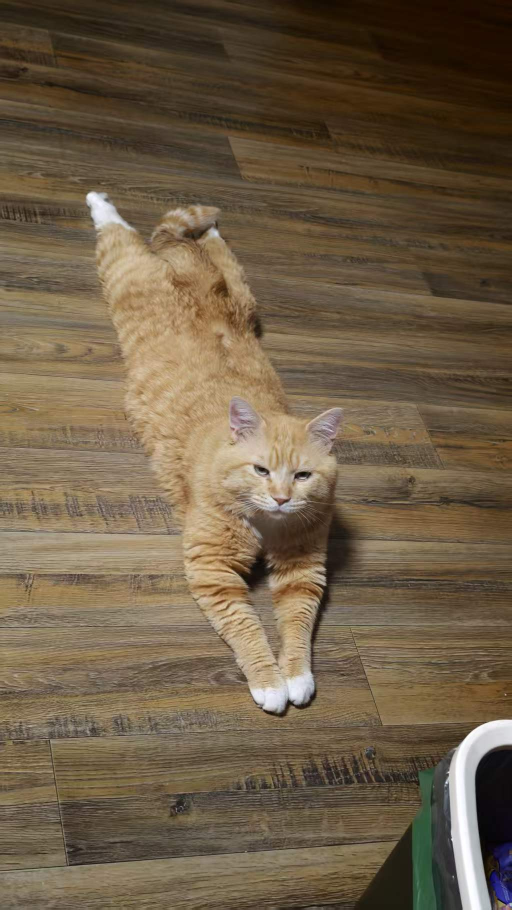
#> input picture data/example/001-src.jpg, 1024 x 1820 px (shown at 1/2 size); its folder holds only this picture in this run
$ python -i segmentation.py   (imports and definitions only)
#> lines starting #> are read from the running program, lines starting #| are printed output that depends on the picture; after the words box and inside, x2 and y2 are one past the last pixel; in counts of white or black regions, pixels touching at a corner belong together
from __future__ import annotations

import threading
from dataclasses import dataclass

import cv2
import numpy as np

from python_backend.algorithms.errors import AlgorithmProcessingError

from .params import CvNativeParams

_KMEANS_LOCK = threading.Lock()


@dataclass(frozen=True, slots=True)
class SegmentationResult:
    mask: np.ndarray
    confidence: float


@dataclass(frozen=True, slots=True)
class _ColorPrior:
    trimap: np.ndarray
    foreground_core: np.ndarray
    background_distance: np.ndarray
    border_cleanup_threshold: float
    protect_core_during_cleanup: bool


# [105 lines left out: functions segment_foreground, _alpha_trimap, not called in this run]


def _color_prior(image: np.ndarray) -> _ColorPrior:
    height, width = image.shape[:2]
    trimap = np.full((height, width), cv2.GC_PR_FGD, dtype=np.uint8)
    border_size = max(2, round(min(height, width) * 0.06))
    border_mask = np.zeros((height, width), dtype=np.uint8)
    border_mask[:border_size, :] = 1
    border_mask[-border_size:, :] = 1
    border_mask[:, :border_size] = 1
    border_mask[:, -border_size:] = 1

    lab = cv2.cvtColor(image, cv2.COLOR_BGR2LAB).astype(np.float32)
    border_colors = lab[border_mask > 0]
    centers = _deterministic_color_centers(border_colors, maximum_centers=8)
    distance = _nearest_color_distance(lab, centers)
    border_distance = distance[border_mask > 0]
    likely_threshold = float(np.clip(np.percentile(border_distance, 90) + 1.0, 8.0, 12.0))
    foreground_threshold = float(np.clip(np.percentile(border_distance, 95) + 14.0, 24.0, 28.0))
    cleanup_threshold = min(20.0, foreground_threshold - 8.0)

    # A border can contain the subject. Only border pixels explained by the learned
    # border color clusters are background samples; the rest stay uncertain.
    trimap[(border_mask > 0) & (distance <= likely_threshold)] = cv2.GC_PR_BGD
    corner_size = max(2, round(min(height, width) * 0.035))
    corner_mask = np.zeros_like(border_mask)
    corner_mask[:corner_size, :corner_size] = 1
    corner_mask[:corner_size, -corner_size:] = 1
    corner_mask[-corner_size:, :corner_size] = 1
    corner_mask[-corner_size:, -corner_size:] = 1
    trimap[(corner_mask > 0) & (distance <= likely_threshold)] = cv2.GC_BGD

    y_coordinates, x_coordinates = np.ogrid[:height, :width]
    center_support = ((x_coordinates - (width - 1) / 2) / max(1.0, width * 0.38)) ** 2 + (
        (y_coordinates - (height - 1) / 2) / max(1.0, height * 0.42)
    ) ** 2 <= 1.0
    foreground_seed = (distance > foreground_threshold) & center_support
    foreground_seed = cv2.morphologyEx(
        foreground_seed.astype(np.uint8), cv2.MORPH_OPEN, np.ones((3, 3), np.uint8)
    )
    used_fallback_seed = np.count_nonzero(foreground_seed) < 4
    if used_fallback_seed:
        foreground_seed = _dominant_color_foreground_seed(
            image,
            lab,
            border_colors,
            center_support,
        )
    trimap[foreground_seed > 0] = cv2.GC_FGD

    # Add non-border probable background regions similar to the dominant border color.
    trimap[(distance <= likely_threshold) & (foreground_seed == 0)] = cv2.GC_PR_BGD
    if np.count_nonzero(trimap == cv2.GC_FGD) < 4:
        inner = np.zeros_like(border_mask)
        y0, y1 = height // 5, height - height // 5
        x0, x1 = width // 5, width - width // 5
        inner[y0:y1, x0:x1] = 1
        strongest = distance >= np.percentile(distance[inner > 0], 75)
        trimap[(inner > 0) & strongest] = cv2.GC_PR_FGD
    return _ColorPrior(
        trimap=trimap,
        foreground_core=foreground_seed,
        background_distance=distance,
        border_cleanup_threshold=cleanup_threshold,
        protect_core_during_cleanup=used_fallback_seed,
    )


# [191 lines left out: functions _dominant_color_foreground_seed, _refine_centered_portrait, _portrait_support, not called in this run]


def _odd_size(value: int) -> int:
    return value if value % 2 == 1 else value + 1


# [97 lines left out: functions _build_dark_subject_candidate, _fuse_dark_subject_candidate, not called in this run]


def _deterministic_color_centers(
    samples: np.ndarray,
    maximum_centers: int,
) -> np.ndarray:
    if len(samples) == 0:
        raise AlgorithmProcessingError("background color samples are insufficient")

    center_count = min(maximum_centers, len(samples))
    criteria = (
        cv2.TERM_CRITERIA_EPS + cv2.TERM_CRITERIA_MAX_ITER,
        30,
        0.2,
    )
    # OpenCV's RNG is process-global. The short lock makes fixed-seed initialization
    # repeatable when multiple request workers build a background model concurrently.
    with _KMEANS_LOCK:
        cv2.setRNGSeed(42)
        try:
            _, _, centers = cv2.kmeans(
                samples,
                center_count,
                None,
                criteria,
                1,
                cv2.KMEANS_PP_CENTERS,
            )
        except cv2.error as error:
            raise AlgorithmProcessingError("background color modeling failed") from error
    return centers


def _nearest_color_distance(image: np.ndarray, centers: np.ndarray) -> np.ndarray:
    distance = np.full(image.shape[:2], np.inf, dtype=np.float32)
    for center in centers:
        candidate = np.linalg.norm(image - center, axis=2)
        distance = np.minimum(distance, candidate)
    return distance


# [296 lines left out: functions _retain_supported_components, _remove_border_background_residue, _restore_multiscale_subject, _build_multiscale_protection, _restore_nearby_subject, _coarse_subject_components and 4 more, not called in this run]

>>> import cv2
>>> picture = cv2.imread('../../../../../data/example/001-src.jpg')
#> picture is the input picture: shape (1820, 1024, 3); mean B, G, R 70.7, 93.4, 110.1
>>> result = _color_prior(picture)
#> in _color_prior, `lab = cv2.cvtColor(image, cv2.COLOR_BGR2LAB).astype(np.float32)`:
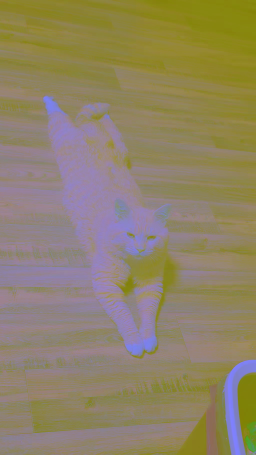
#> lab: shape (1820, 1024, 3) float32 (shown at 1/4 size); mean B, G, R 102.2, 130, 143.6
#> in _deterministic_color_centers, `center_count = min(maximum_centers, len(samples))`: center_count = 8
#> in _deterministic_color_centers, `_, _, centers = cv2.kmeans( samples, center_count, None, criteria, 1, ..`: centers = [[42.29, 131, 140.1], [117.1, 130.2, 144.5], [144.2, 129.8, 145.7], [66.49, 131.9, 143], [90.89, 130.8, 144.7], [218.2, 128.1, 126.4], [15.97, 132.4, 134.3], [43.75, 150.6, 90.35]]
#> the loop in _nearest_color_distance, `for center in centers:` made 8 passes
#> pass 1, in _nearest_color_distance, `candidate = np.linalg.norm(image - center, axis=2)`:
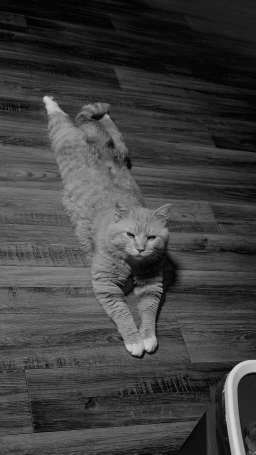
#> candidate: shape (1820, 1024) float32 (shown at 1/4 size); min 0.718, max 213.1, mean 63.7
#> pass 2, in _nearest_color_distance, `distance = np.minimum(distance, candidate)`:
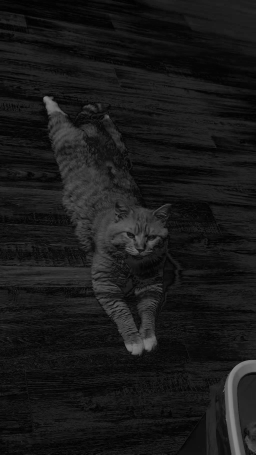
#> distance: shape (1820, 1024) float32 (shown at 1/4 size); min 0.543, max 139, mean 24.8
#> pass 3, in _nearest_color_distance, `candidate = np.linalg.norm(image - center, axis=2)`:
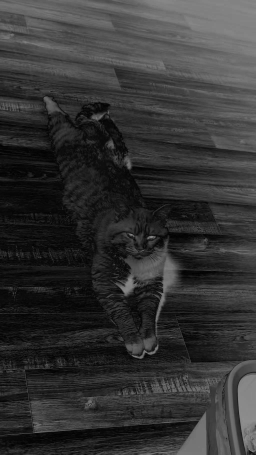
#> candidate: shape (1820, 1024) float32 (shown at 1/4 size); min 0.784, max 146.6, mean 51.8
#> after the loop in _nearest_color_distance, `for center in centers:`:
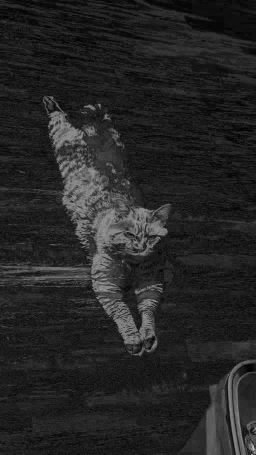
#> distance: shape (1820, 1024) float32 (shown at 1/4 size); min 0.378, max 69.45, mean 10.5; drawn with min black and max white
#> in _color_prior, `likely_threshold = float(np.clip(np.percentile(border_distance, 90) + ..`: likely_threshold = 12
#> in _color_prior, `foreground_threshold = float(np.clip(np.percentile(border_distance, 95..`: foreground_threshold = 28
#> in _color_prior, `cleanup_threshold = min(20.0, foreground_threshold - 8.0)`: cleanup_threshold = 20
#> in _color_prior, `foreground_seed = (distance > foreground_threshold) & center_support`:
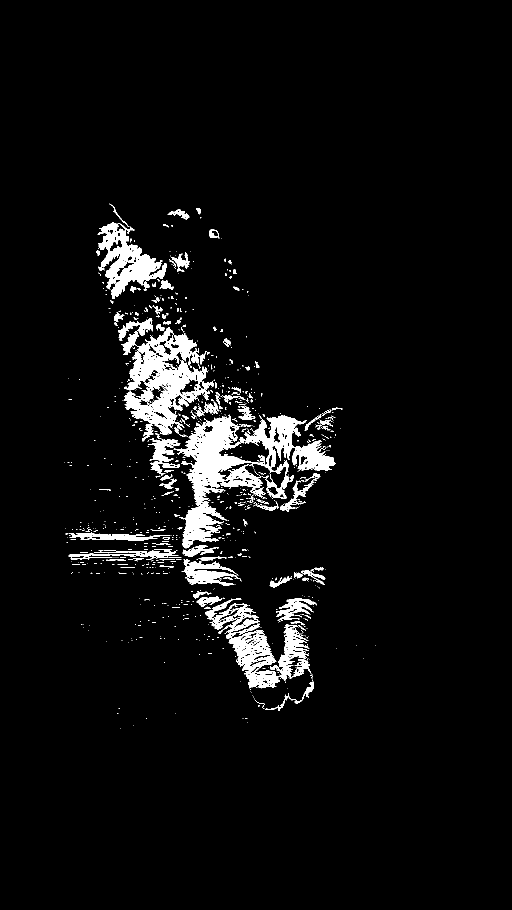
#> foreground_seed: shape (1820, 1024) bool (shown at 1/2 size); 4.7% white; 940 white regions (801 under 20 px), largest, box (x1, y1, x2, y2) and area: (347, 829, 672, 1097) 25789, (248, 654, 428, 870) 16152, (195, 445, 334, 598) 8630
#> in _color_prior, `foreground_seed = cv2.morphologyEx( foreground_seed.astype(np.uint8), ..`:
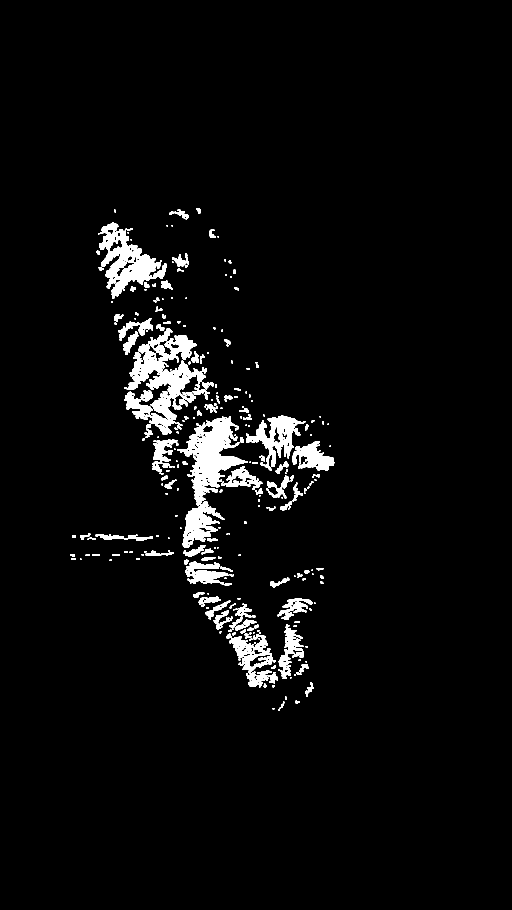
#> foreground_seed: shape (1820, 1024) (shown at 1/2 size); values 0 (black) and 1 (white), 3.9% white; 287 white regions (111 under 20 px), largest, box (x1, y1, x2, y2) and area: (248, 670, 420, 870) 13551, (354, 832, 496, 1096) 13491, (199, 445, 334, 597) 8308
#> in _color_prior, `used_fallback_seed = np.count_nonzero(foreground_seed) < 4`: used_fallback_seed = False

$ run again, on data/example/002-src.jpg
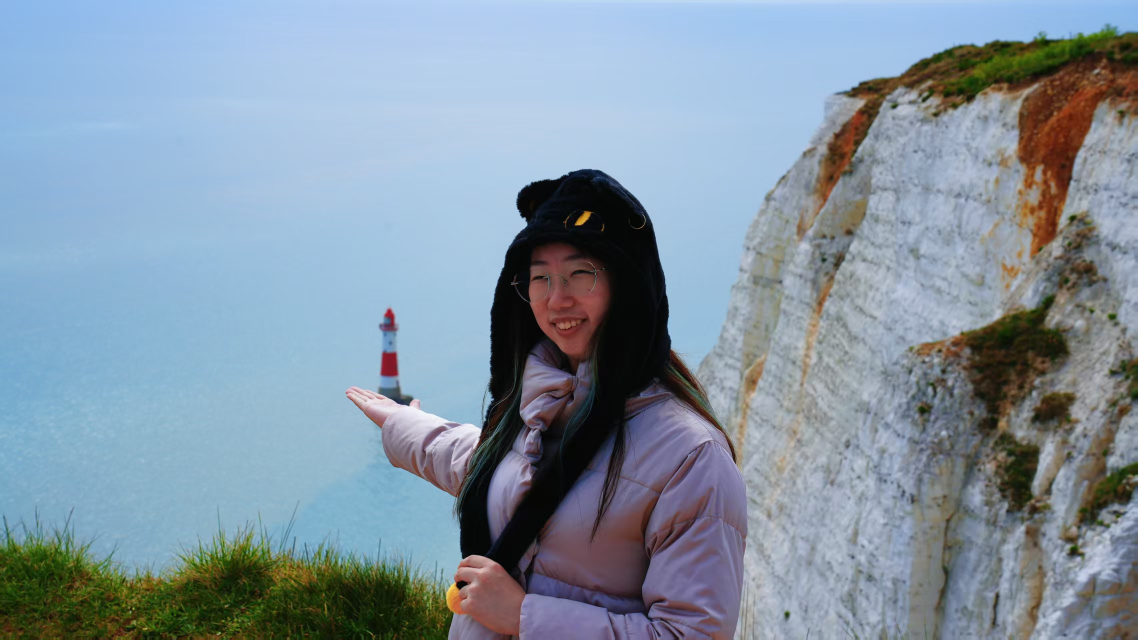
#> input picture data/example/002-src.jpg, 2275 x 1280 px (shown at 1/2 size)
#> picture is the input picture: shape (1280, 2275, 3); mean B, G, R 161.5, 147.2, 130.6
#> center_count = 8
#> in _deterministic_color_centers, `_, _, centers = cv2.kmeans( samples, center_count, None, criteria, 1, ..`: centers = [[66.15, 117.6, 154.6], [190.5, 125.2, 102], [124.9, 133, 116], [150.6, 127, 122.1], [95.37, 134.4, 136.3], [176.2, 123.7, 112.5], [205, 126.1, 106.3], [35.33, 120.4, 142.4]]
#> the loop in _nearest_color_distance, `for center in centers:` made 8 passes
#> after the loop in _nearest_color_distance, `for center in centers:`:
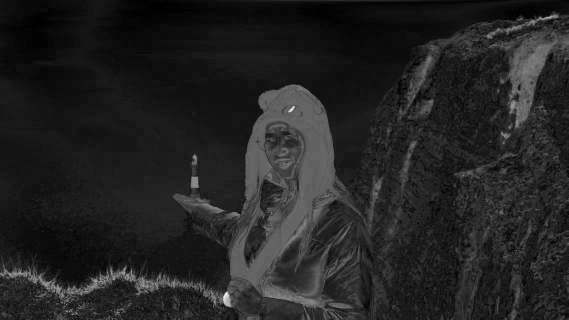
#> distance: shape (1280, 2275) float32 (shown at 1/4 size); min 0.27, max 85.95, mean 12.1; drawn with min black and max white
#> likely_threshold = 12
#> foreground_threshold = 28
#> cleanup_threshold = 20
#> in _color_prior, `foreground_seed = cv2.morphologyEx( foreground_seed.astype(np.uint8), ..`:
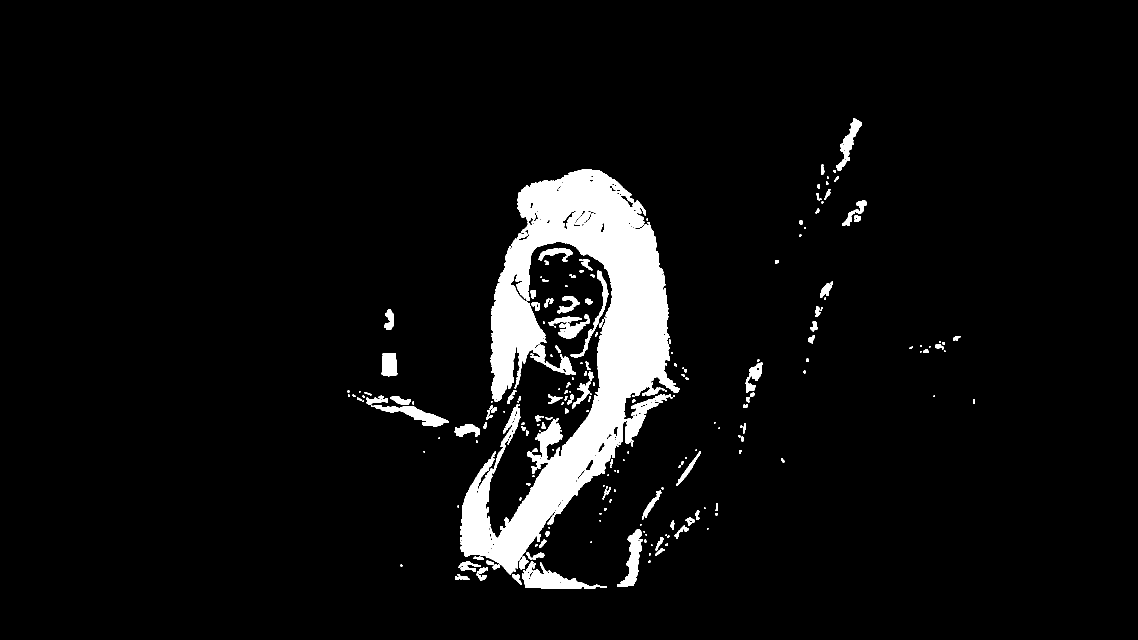
#> foreground_seed: shape (1280, 2275) (shown at 1/2 size); values 0 (black) and 1 (white), 5.7% white; 238 white regions (95 under 20 px), largest, box (x1, y1, x2, y2) and area: (920, 339, 1360, 1149) 134672, (1044, 1122, 1214, 1178) 3634, (1234, 1058, 1285, 1174) 2387
#> used_fallback_seed = False
